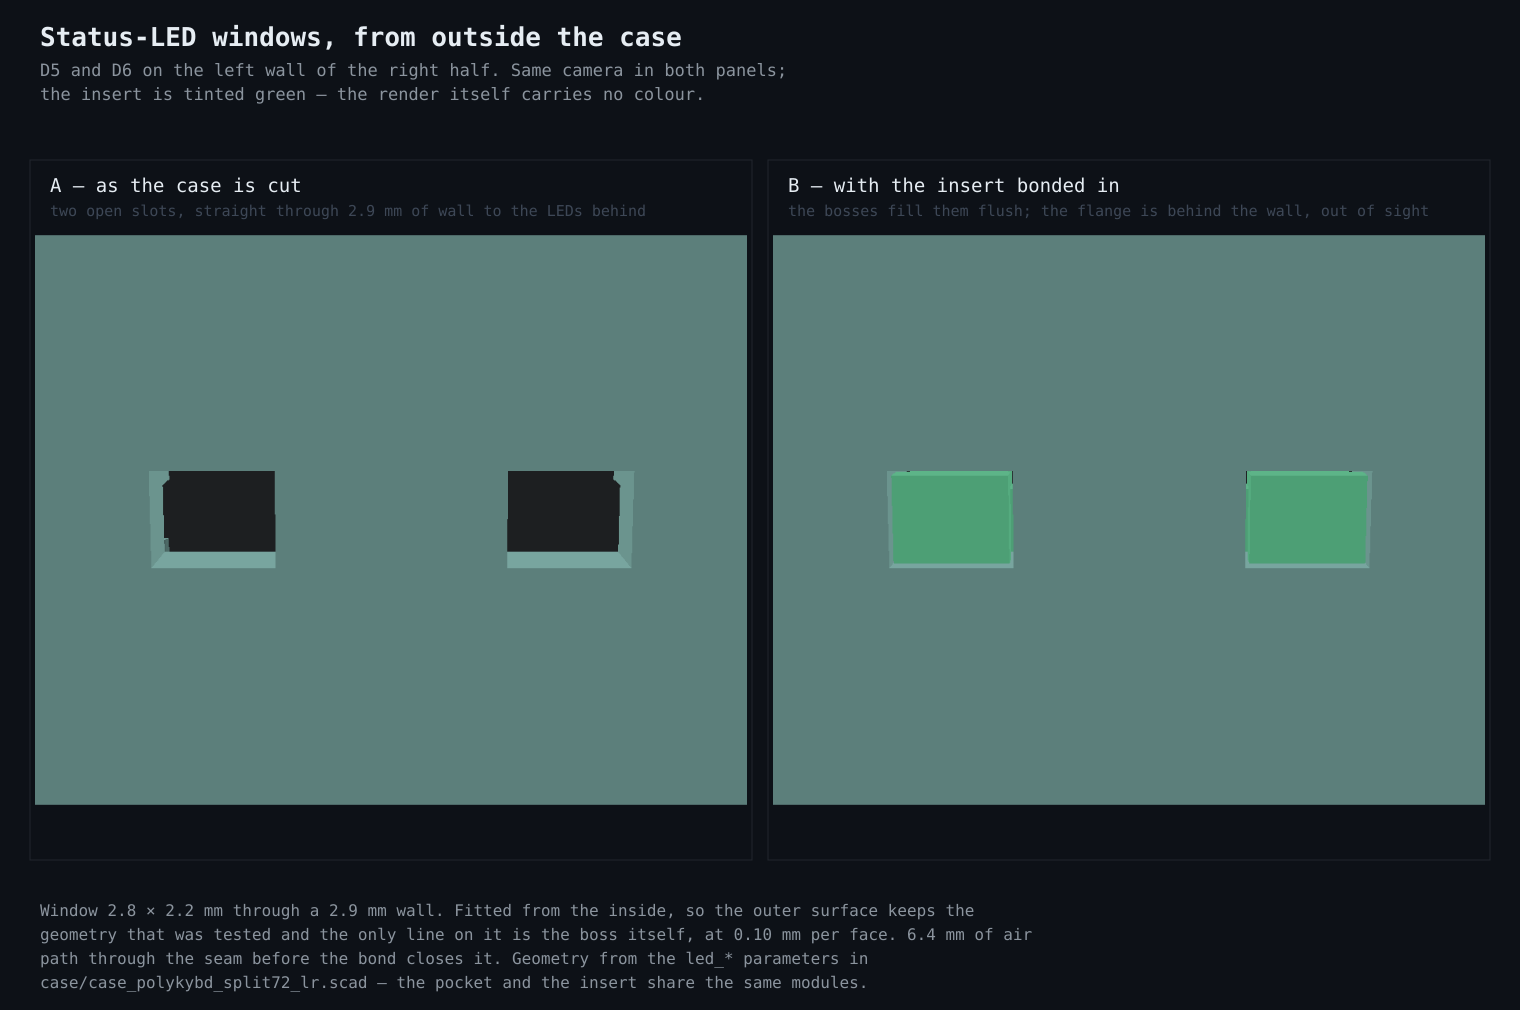

Write the Python code that produced this figure.
import sys, subprocess
REPO = subprocess.run(['git','rev-parse','--show-toplevel'], cwd='/home/user/PolyKybd',
                      capture_output=True, text=True, check=True).stdout.strip()
sys.path.insert(0, f'{REPO}/.claude/skills/explain-geometry-figure')
from figlib import Fig, C
import os

# Two 900x720 OpenSCAD renders of the same camera ('-32,93.9,16,-0.45,93.9,10.5'):
# v0 = the case alone, v1 = case + inserts, with v1_tint the second one tinted
# where it differs from the first. Build artefacts, not committed - point
# RENDERS at wherever they were made.
S = os.environ.get('RENDERS', '/tmp/led-renders')

f = Fig(1520, 1010)
f.title('Status-LED windows, from outside the case',
        'D5 and D6 on the left wall of the right half. Same camera in both panels;',
        'the insert is tinted green — the render itself carries no colour.')

IW, IH = 712, 570
f.panel(30, 160, 722, 700, 'A — as the case is cut',
        'two open slots, straight through 2.9 mm of wall to the LEDs behind')
f.image(f'{S}/v0.png', 35, 235, IW, IH, clip=(30, 160, 722, 700))

f.panel(768, 160, 722, 700, 'B — with the insert bonded in',
        'the bosses fill them flush; the flange is behind the wall, out of sight')
f.image(f'{S}/v1_tint.png', 773, 235, IW, IH, clip=(768, 160, 722, 700))

f.footer('Window 2.8 × 2.2 mm through a 2.9 mm wall. Fitted from the inside, so the outer surface keeps the',
         'geometry that was tested and the only line on it is the boss itself, at 0.10 mm per face. 6.4 mm of air',
         'path through the seam before the bond closes it. Geometry from the led_* parameters in',
         'case/case_polykybd_split72_lr.scad — the pocket and the insert share the same modules.')
f.save(f'{REPO}/RoHS/led-insert-fitted.svg'); f.png()
print('ok')
